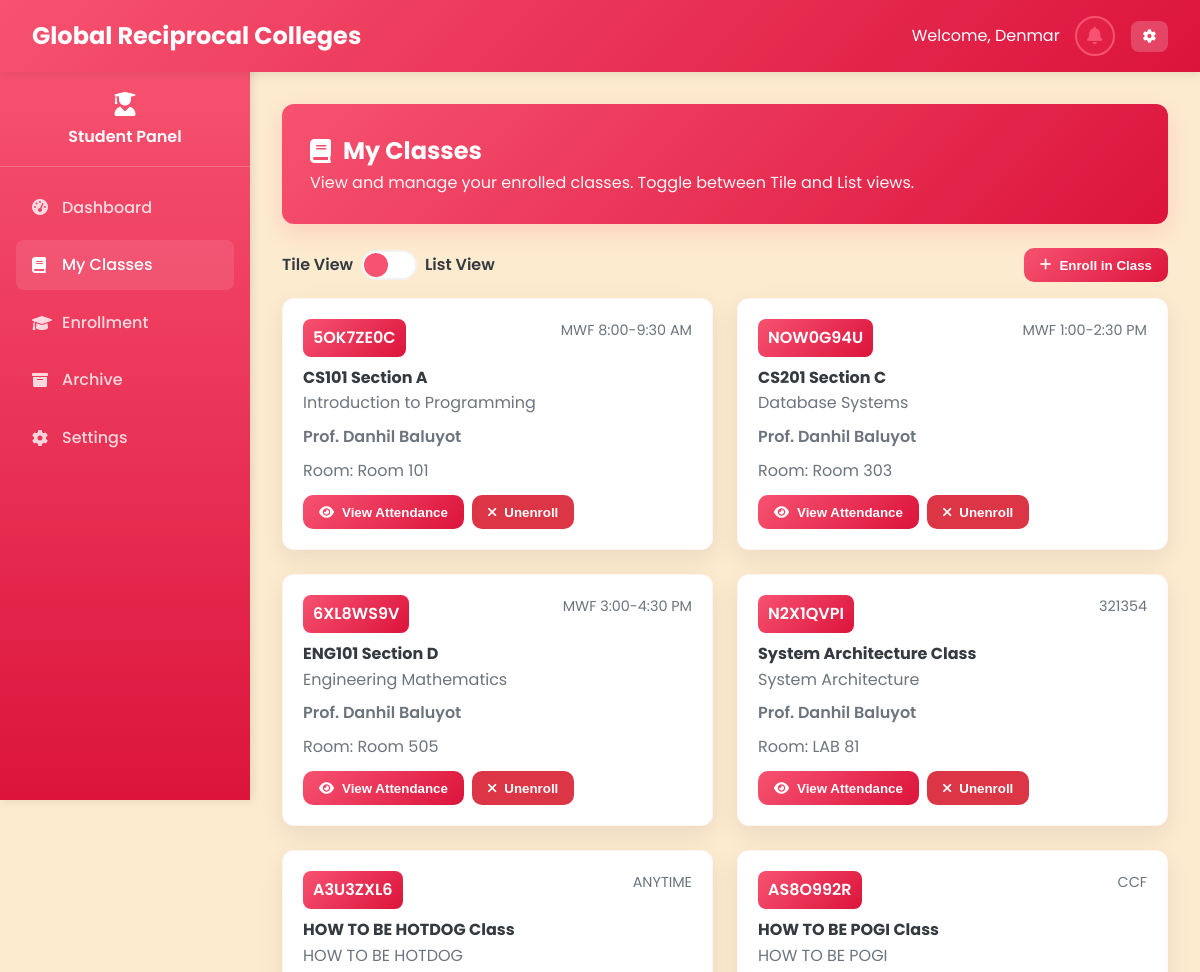
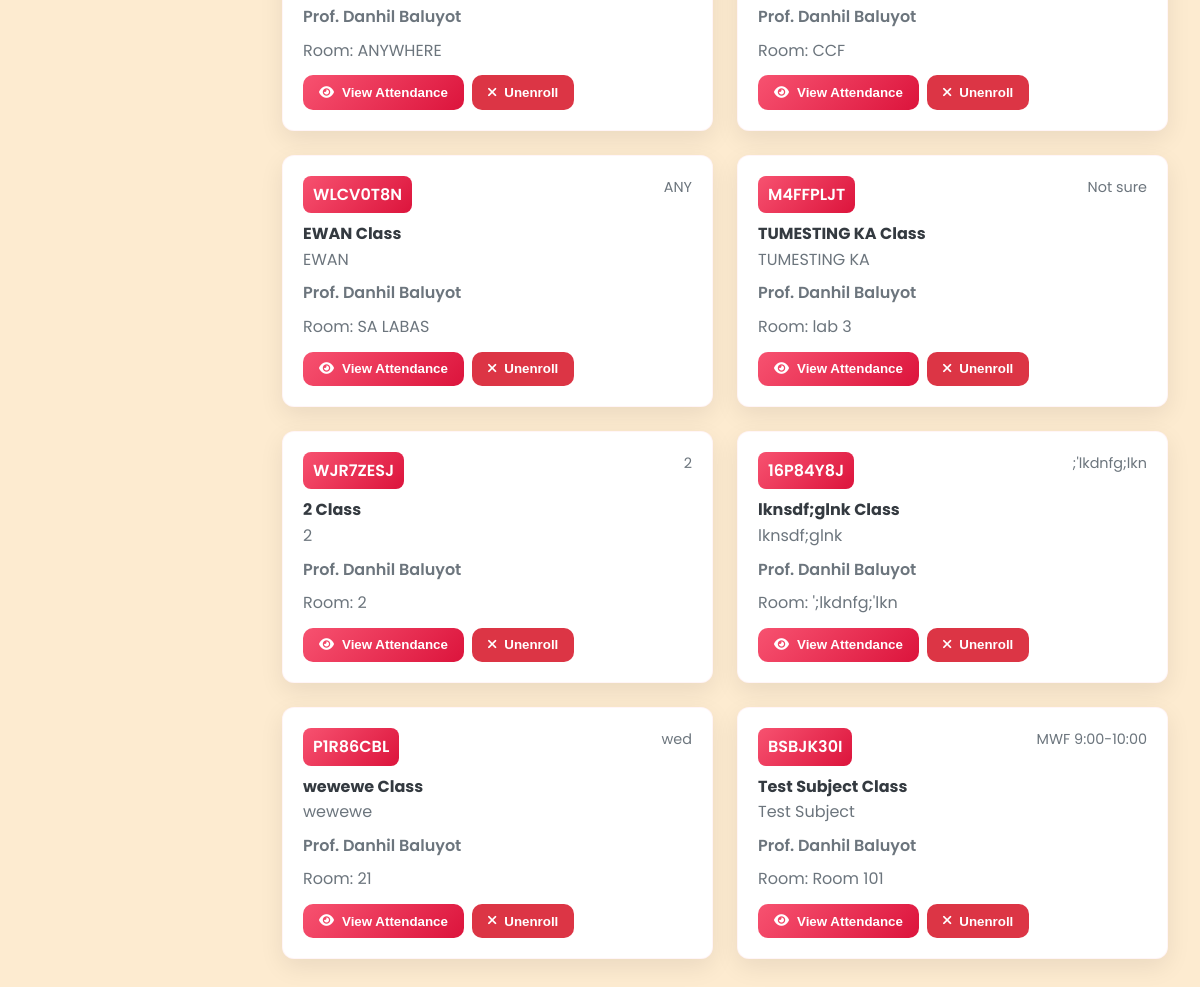
The page /Student/my_classes.php (signed in) on the database its author committed (2 pictures, top to bottom).
### tables this page shows
CREATE TABLE `classes` (
  `class_id` varchar(20) NOT NULL,
  `class_name` varchar(100) NOT NULL,
  `class_code` varchar(20) NOT NULL,
  `subject_id` varchar(20) DEFAULT NULL,
  `professor_id` varchar(20) DEFAULT NULL,
  `schedule` varchar(100) DEFAULT NULL,
  `room` varchar(50) DEFAULT NULL,
  `created_at` datetime NOT NULL,
  `updated_at` datetime NOT NULL,
  `section` varchar(10) DEFAULT NULL,
  `semester_id` int(11) DEFAULT NULL,
  `status` enum('active','archived') DEFAULT 'active',
  `school_year_semester_id` int(11) DEFAULT NULL
);

CREATE TABLE `subjects` (
  `subject_id` varchar(20) NOT NULL,
  `subject_name` varchar(100) NOT NULL,
  `subject_code` varchar(20) NOT NULL,
  `description` text DEFAULT NULL,
  `credits` int(11) NOT NULL,
  `duration_id` int(11) DEFAULT NULL,
  `created_at` datetime NOT NULL,
  `updated_at` datetime NOT NULL,
  `semester_id` int(11) DEFAULT NULL
);

CREATE TABLE `professors` (
  `professor_id` varchar(20) NOT NULL,
  `employee_id` varchar(20) NOT NULL,
  `first_name` varchar(50) NOT NULL,
  `last_name` varchar(50) NOT NULL,
  `email` varchar(100) NOT NULL,
  `password` varchar(255) NOT NULL,
  `department` varchar(100) NOT NULL,
  `mobile` varchar(15) NOT NULL,
  `created_at` datetime NOT NULL,
  `updated_at` datetime NOT NULL
);

### Student/my_classes.php (the view, shortened to what this page needs)
<?php
require_once '../php/db.php';
$student_id = $_SESSION['user_id'];
$stmt = $pdo->prepare("SELECT c.class_id, c.class_name, c.class_code, c.subject_id, c.professor_id, c.schedule, c.room, c.section, c.semester_id, c.status, c.school_year_semester_id, s.subject_name, p.first_name, p.last_name
                     FROM student_classes sc
                     JOIN classes c ON sc.class_id = c.class_id
                     LEFT JOIN subjects s ON c.subject_id = s.subject_id
                     LEFT JOIN professors p ON c.professor_id = p.professor_id
                     WHERE sc.student_id = ? AND c.status != 'archived'");
$stmt->execute([$student_id]);
$enrolled_classes = $stmt->fetchAll();
?>
<!DOCTYPE html>
<html lang="en">
<head>
    <link rel="stylesheet" href="../css/styles.css" />
    <link rel="stylesheet" href="https://cdnjs.cloudflare.com/ajax/libs/font-awesome/6.0.0/css/all.min.css" />
</head>
<body>
    <?php include '../includes/navbar_student.php'; ?>
    <?php include '../includes/sidebar_student.php'; ?>
    <main class="main-content">
        <div class="page-header">
            <div>
                <h1 class="page-title"><i class="fas fa-book"></i> My Classes</h1>
                <p class="page-subtitle">View and manage your enrolled classes. Toggle between Tile and List views.</p>
            </div>
        </div>
        <div class="controls">
            <div class="view-toggle">
                <label style="font-weight:600; color:var(--dark);">Tile View</label>
                <div id="toggle" class="toggle-switch" role="switch" aria-checked="true" tabindex="0" onclick="toggleView()">
                    <div class="toggle-knob"></div>
                </div>
                <label style="font-weight:600; color:var(--dark);">List View</label>
            </div>
            <div>
                <button class="btn btn-primary" onclick="openEnrollModal()"><i class="fas fa-plus"></i> Enroll in Class</button>
            </div>
        </div>
        <div id="tileView" class="tiles-grid">
            <?php if (empty($enrolled_classes)): ?>
                <div class="empty-state" style="grid-column:1/-1; text-align:center; padding:2rem;">
                    <i class="fas fa-inbox" style="font-size:2.5rem; color:var(--gray);"></i>
                    <h3 style="margin:0.5rem 0; color:var(--dark);">No Classes Enrolled</h3>
                    <p style="color:var(--gray);">You haven't enrolled in any classes yet.</p>
                </div>
            <?php else: ?>
                <?php foreach ($enrolled_classes as $class): ?>
                    <?php
                        $professor_name = (!empty($class['first_name']) && !empty($class['last_name'])) ? 'Prof. ' . $class['first_name'] . ' ' . $class['last_name'] : 'N/A';
                        $has_pending_request = false;
                    ?>
                    <div class="class-card">
                        <div class="header">
                            <div class="class-code"><?php echo htmlspecialchars($class['class_code'] ?? ''); ?></div>
                            <div style="text-align:right; color:var(--gray); font-size:0.9rem;"><?php echo htmlspecialchars($class['schedule']); ?></div>
                        </div>
                        <div class="class-title"><?php echo htmlspecialchars($class['class_name']); ?></div>
                        <div class="class-sub"><?php echo htmlspecialchars($class['subject_name'] ?? ''); ?></div>
                        <div class="class-meta">
                            <div style="color:var(--gray); font-weight:600;"><?php echo htmlspecialchars($professor_name); ?></div>
                            <div style="color:var(--gray);">Room: <?php echo htmlspecialchars($class['room'] ?? 'N/A'); ?></div>
                        </div>
                        <div class="class-actions">
                            <button class="btn btn-primary" onclick="viewAttendance('<?php echo $class['class_id']; ?>')"><i class="fas fa-eye"></i> View Attendance</button>
                                <?php if ($has_pending_request): ?>
                                    <button class="btn btn-warning btn-disabled pending-button" disabled data-class-id="<?php echo $class['class_id']; ?>"><i class="fas fa-clock"></i> Pending Approval</button>
                                <?php else: ?>
                                    <button class="btn btn-danger unenroll-button" onclick="unenrollFromClass('<?php echo $class['class_id']; ?>')" data-class-id="<?php echo $class['class_id']; ?>"><i class="fas fa-times"></i> Unenroll</button>
                                <?php endif; ?>
                        </div>
                    </div>
                <?php endforeach; ?>
            <?php endif; ?>
        </div>
    </main>
</body>
</html>

### css/styles.css (style rules this page uses)
:root { --primary: #F75270; --primary-dark: #DC143C; --primary-light: #F7CAC9; --secondary: #F75270; --accent: #F7CAC9; --light: #FDEBD0; --dark: #343a40; --gray: #6c757d; --light-gray: #F7CAC9; --success: #F7CAC9; --warning: #FDEBD0; --danger: #DC143C; --info: #F75270; }
* { margin: 0; padding: 0; box-sizing: border-box; }
body { font-family: 'Poppins', sans-serif; background-color: var(--light); color: var(--dark); line-height: 1.6; }
.main-content { padding: 2rem; min-height: calc(100vh - 70px); background: var(--light); transition: padding 0.3s ease; }
.btn { padding: 10px 20px; border: none; border-radius: 8px; cursor: pointer; font-weight: 500; transition: all 0.3s ease; text-decoration: none; display: inline-block; }
.btn-primary { background: var(--primary); color: white; }
.btn-danger { background: var(--danger); color: white; }

### Student/my_classes.php (style rules this page uses)
:root { --primary: #F75270; --primary-dark:#DC143C; --accent:#F7CAC9; --dark:#343a40; --gray:#6c757d; --light:#FDEBD0; --warning:#ffc107; --danger:#dc3545; --success: #28a745; }
body { font-family: 'Poppins', sans-serif; background: var(--light); }
.main-content { padding: 2rem; min-height: calc(100vh - 70px); }
.page-header { background: linear-gradient(135deg, var(--primary) 0%, var(--primary-dark) 100%); color: white; padding: 1.75rem; border-radius: 12px; box-shadow: 0 8px 25px rgba(247,82,112,0.18); margin-bottom: 1.5rem; }
.page-title { font-size: 1.5rem; margin:0; display:flex; gap:0.75rem; align-items:center; }
.page-subtitle { margin:0; opacity:0.95; }
.controls { display:flex; gap:1rem; align-items:center; justify-content:space-between; margin-bottom:1rem; flex-wrap:wrap; }
.view-toggle { display:flex; gap:0.5rem; align-items:center; }
.toggle-switch { position:relative; width:56px; height:30px; background:#fff; border-radius:999px; box-shadow: inset 0 0 0 2px rgba(0,0,0,0.05); }
.toggle-knob { position:absolute; top:3px; left:3px; width:24px; height:24px; background:var(--primary); border-radius:50%; transition:all .25s ease; }
.tiles-grid { display:grid; grid-template-columns: repeat(auto-fill,minmax(300px,1fr)); gap:1.5rem; }
.class-card { background:white; border-radius:12px; padding:1.25rem; box-shadow:0 8px 25px rgba(0,0,0,0.08); border:1px solid rgba(247,82,112,0.06); }
.class-card .header { display:flex; justify-content:space-between; align-items:flex-start; gap:0.5rem; }
.class-code { background:linear-gradient(135deg,var(--primary) 0%, var(--primary-dark) 100%); color:white; padding:6px 10px; border-radius:8px; font-weight:600; }
.class-title { font-weight:700; color:var(--dark); margin-top:0.5rem; }
.class-sub { color:var(--gray); margin-bottom:0.5rem; }
.class-meta { display:flex; gap:0.5rem; flex-direction:column; margin-bottom:0.75rem; }
.class-actions { display:flex; gap:0.5rem; }
.btn { padding:0.6rem 1rem; border-radius:10px; border:none; cursor:pointer; font-weight:600; display:inline-flex; gap:0.5rem; align-items:center; }
.btn-primary { background:linear-gradient(135deg,var(--primary) 0%,var(--primary-dark) 100%); color:white; }
.btn-danger { background:var(--danger); color:white; }

### includes/navbar_student.php (style rules this page uses)
:root { --primary: #F75270; --primary-dark: #DC143C; --primary-light: #F7CAC9; --secondary: #F75270; --accent: #F7CAC9; --light: #FDEBD0; --dark: #343a40; --gray: #6c757d; --light-gray: #F7CAC9; --success: #28a745; --warning: #ffc107; --danger: #dc3545; --info: #17a2b8; }

### includes/sidebar_student.php (style rules this page uses)
.main-content { margin-left: 250px; padding: 2rem; width: calc(100% - 250px); box-sizing: border-box; }

### rows shown on the page
classes: class_code "5OK7ZE0C", schedule "MWF 8:00-9:30 AM", class_name "CS101 Section A", subject.subject_name "Introduction to Programming", professor.last_name "Prof. Danhil Baluyot", room "Room 101"
classes: class_code "NOW0G94U", schedule "MWF 1:00-2:30 PM", class_name "CS201 Section C", subject.subject_name "Database Systems", professor.last_name "Prof. Danhil Baluyot", room "Room 303"
classes: class_code "6XL8WS9V", schedule "MWF 3:00-4:30 PM", class_name "ENG101 Section D", subject.subject_name "Engineering Mathematics", professor.last_name "Prof. Danhil Baluyot", room "Room 505"
classes: class_code "N2X1QVPI", schedule "321354", class_name "System Architecture Class", subject.subject_name "System Architecture", professor.last_name "Prof. Danhil Baluyot", room "LAB 81"
classes: class_code "A3U3ZXL6", schedule "ANYTIME", class_name "HOW TO BE HOTDOG Class", subject.subject_name "HOW TO BE HOTDOG", professor.last_name "Prof. Danhil Baluyot", room "ANYWHERE"
classes: class_code "AS8O992R", schedule "CCF", class_name "HOW TO BE POGI Class", subject.subject_name "HOW TO BE POGI", professor.last_name "Prof. Danhil Baluyot", room "CCF"
classes: class_code "WLCV0T8N", schedule "ANY", class_name "EWAN Class", subject.subject_name "EWAN", professor.last_name "Prof. Danhil Baluyot", room "SA LABAS"
classes: class_code "M4FFPLJT", schedule "Not sure", class_name "TUMESTING KA Class", subject.subject_name "TUMESTING KA", professor.last_name "Prof. Danhil Baluyot", room "lab 3"
classes: class_code "WJR7ZESJ", schedule "2", class_name "2 Class", subject.subject_name "2", professor.last_name "Prof. Danhil Baluyot", room "2"
classes: class_code "16P84Y8J", schedule ";'lkdnfg;lkn", class_name "lknsdf;glnk Class", subject.subject_name "lknsdf;glnk", professor.last_name "Prof. Danhil Baluyot", room "';lkdnfg;'lkn"
classes: class_code "P1R86CBL", schedule "wed", class_name "wewewe Class", subject.subject_name "wewewe", professor.last_name "Prof. Danhil Baluyot", room "21"
classes: class_code "BSBJK30I", schedule "MWF 9:00-10:00", class_name "Test Subject Class", subject.subject_name "Test Subject", professor.last_name "Prof. Danhil Baluyot", room "Room 101"

### other values the page prints
$_SESSION['first_name'] "Denmar"
